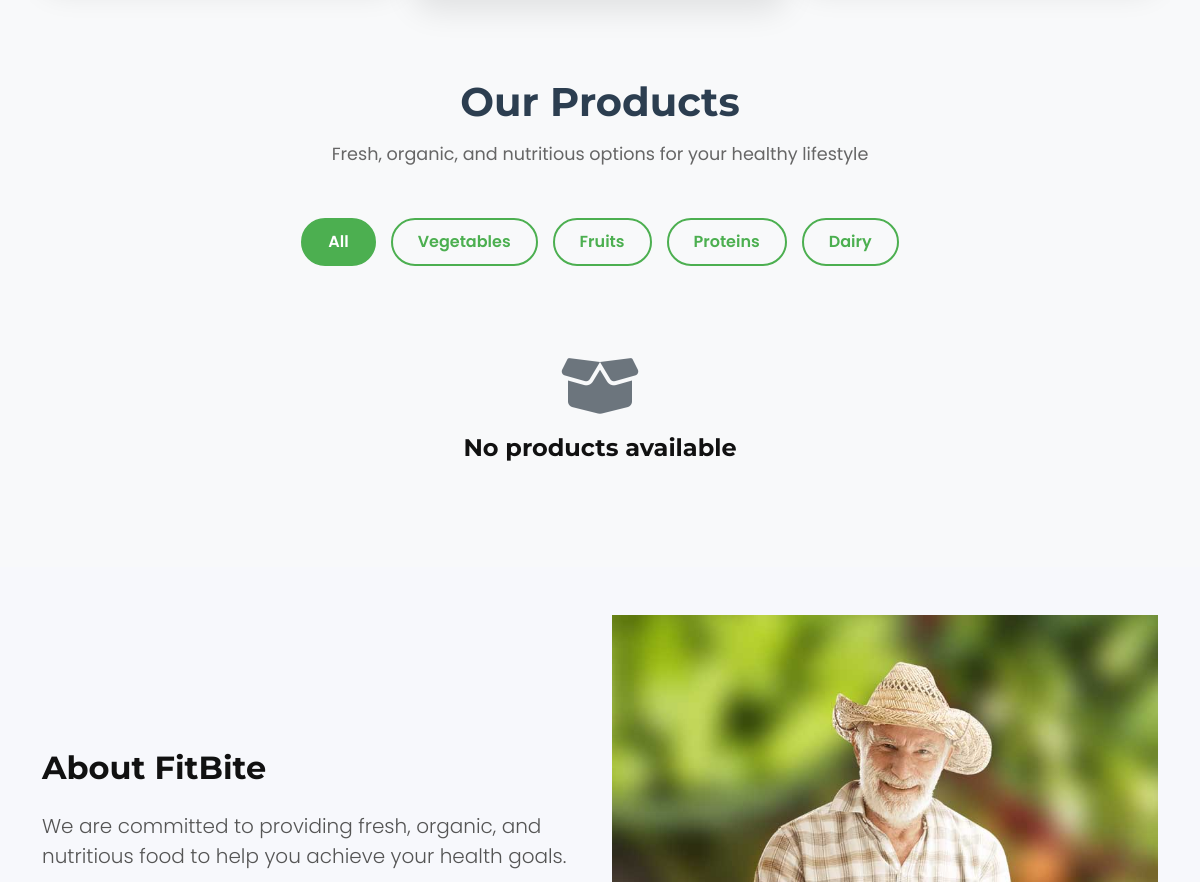
The app's page / (middle part), older data.
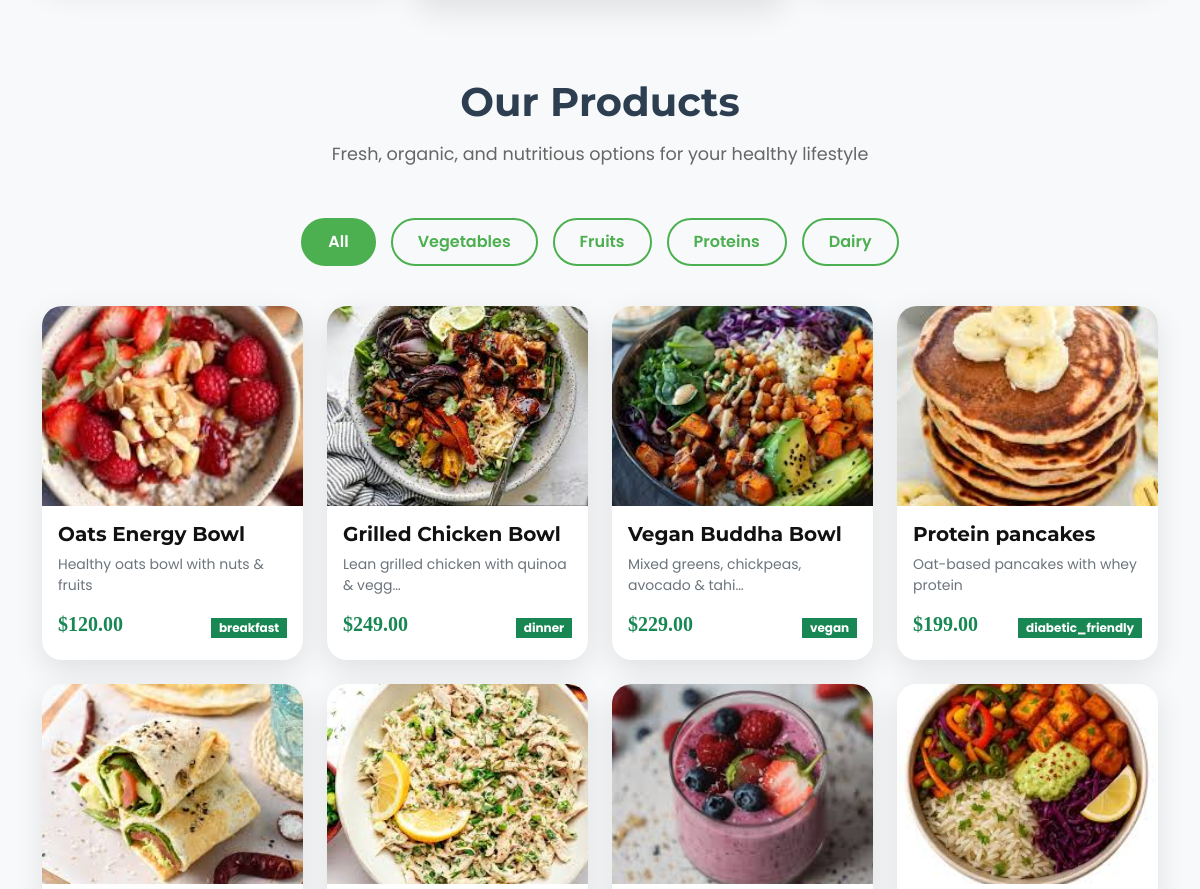
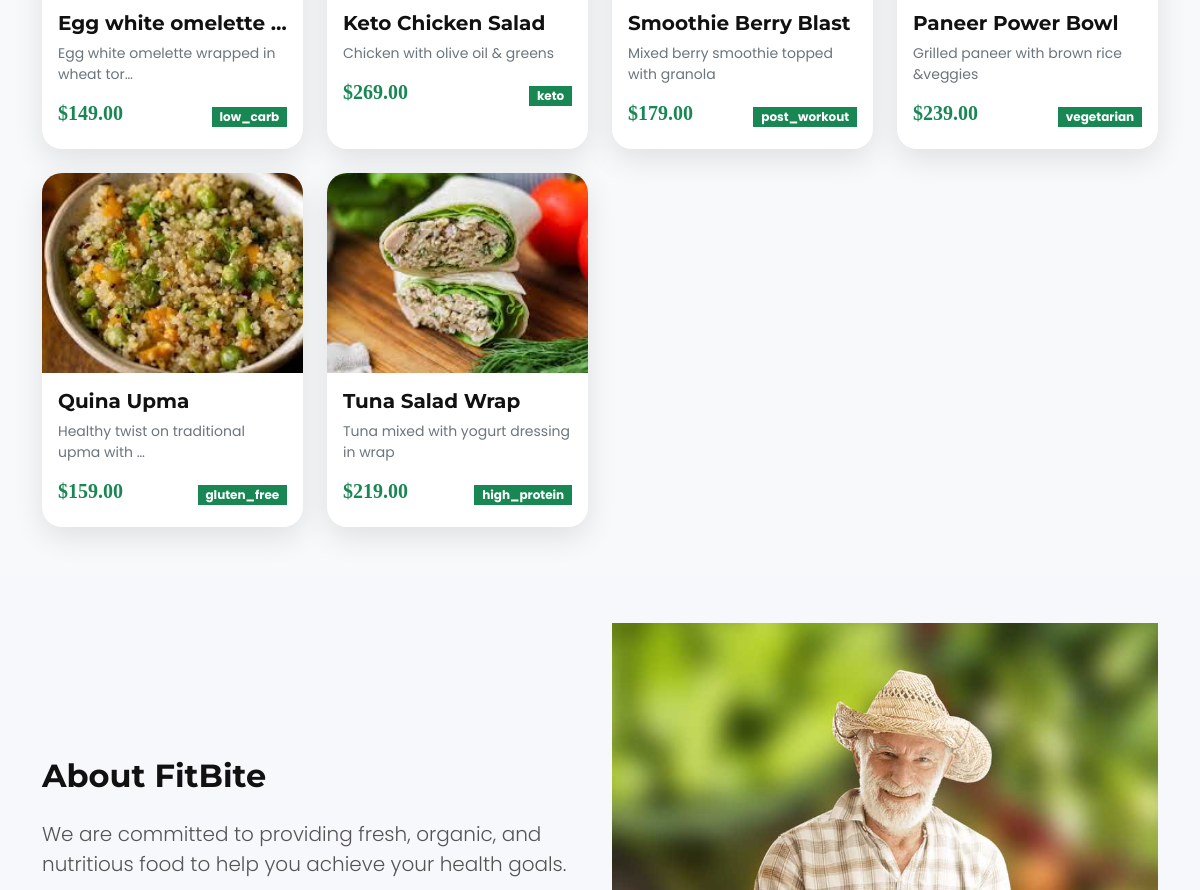
The same page, newer data (2 pictures, top to bottom).
### FitBite_App/models.py (models this page shows, shortened)
class products(models.Model):
    seller = models.ForeignKey(Seller,on_delete=models.CASCADE)
    product_name = models.CharField(max_length=150)
    description = models.TextField()
    image = models.ImageField(upload_to='product_images/',null=True,blank=True)
    category = models.CharField(max_length=200)
    calories = models.PositiveIntegerField(null=True)
    protein = models.FloatField(null=True, blank=True)
    carbs = models.FloatField(null=True, blank=True)
    fat = models.FloatField(null=True, blank=True)
    fiber= models.FloatField(null=True, blank=True)
    price = models.DecimalField(max_digits=8,decimal_places=2)
    stock_quantity = models.PositiveIntegerField()
    weight = models.FloatField(null=True, blank=True)

### FitBite_App/views.py (the view)
# urls.py: path('',index),
def index(request):
    all_products = products.objects.all()
    vegetables = products.objects.filter(category__icontains='vegetable')
    fruits = products.objects.filter(category__icontains='fruit')
    proteins = products.objects.filter(category__icontains='protein')
    recent_feedbacks = Feedbacks.objects.select_related('user', 'product').order_by('-submitted_at')[:6]
    context = {
        'products': all_products,
        'vegetables': vegetables,
        'fruits': fruits,
        'proteins': proteins,
        'feedbacks': recent_feedbacks,
    }
    return render(request, 'home.html', context)

### template/home.html (shortened to what this page needs)
<!DOCTYPE html>
<html lang="en">
{% load static %}
<head>
    <link href="https://cdnjs.cloudflare.com/ajax/libs/font-awesome/6.4.0/css/all.min.css" rel="stylesheet">
    <link href="https://cdn.jsdelivr.net/npm/bootstrap-icons@1.4.1/font/bootstrap-icons.css" rel="stylesheet">
    <link href="{% static 'lib/animate/animate.min.css' %}" rel="stylesheet">
    <link href="{% static 'lib/owlcarousel/assets/owl.carousel.min.css' %}" rel="stylesheet">
    <link href="https://unpkg.com/aos@2.3.1/dist/aos.css" rel="stylesheet">
    <link href="{% static 'css/bootstrap.min.css' %}" rel="stylesheet">
    <link href="{% static 'css/style.css' %}" rel="stylesheet">
</head>
<body>
    <section id="plans" class="container py-5">
    </section>
    <section id="products" class="container py-5">
        <div class="section-title">
            <h2>Our Products</h2>
            <p>Fresh, organic, and nutritious options for your healthy lifestyle</p>
        </div>
        <div class="category-filters">
            <button class="filter-btn active" onclick="filterProducts('all')">All</button>
            <button class="filter-btn" onclick="filterProducts('vegetable')">Vegetables</button>
            <button class="filter-btn" onclick="filterProducts('fruit')">Fruits</button>
            <button class="filter-btn" onclick="filterProducts('protein')">Proteins</button>
            <button class="filter-btn" onclick="filterProducts('dairy')">Dairy</button>
        </div>
        <div class="row g-4" id="productsGrid">
            {% if products %}
                {% for product in products %}
                <div class="col-lg-3 col-md-4 col-sm-6 product-item" data-category="{{ product.category|lower }}">
                    <div class="product-card">
                        <div class="product-image">
                        </div>
                        <div class="card-body p-3">
                            <h5 class="card-title">{{ product.product_name|truncatechars:20 }}</h5>
                            <p class="text-muted small">{{ product.description|truncatechars:40 }}</p>
                            <div class="d-flex justify-content-between align-items-center">
                                <span class="h5 text-success">${{ product.price }}</span>
                                <span class="badge bg-success">{{ product.category }}</span>
                            </div>
                        </div>
                    </div>
                </div>
                {% endfor %}
            {% else %}
                <div class="col-12 text-center py-5">
                    <i class="fas fa-box-open fa-4x text-muted mb-3"></i>
                    <h4>No products available</h4>
                </div>
            {% endif %}
        </div>
    </section>
    <section id="about" class="bg-light py-5">
        <div class="container">
            <div class="row align-items-center">
                <div class="col-lg-6">
                    <h2 class="mb-4">About FitBite</h2>
                    <p class="lead">We are committed to providing fresh, organic, and nutritious food to help you achieve your health goals.</p>
                </div>
                <div class="col-lg-6">
                    <img src="{% static 'img/about.jpg' %}" alt="About FitBite" class="img-fluid rounded-3">
                </div>
            </div>
        </div>
    </section>
</body>
</html>

Row changes from the older to the newer data that the page shows:
added products: product_name "Oats Energy Bowl", description "Healthy oats bowl with nuts & fruits", price "120.00", category "breakfast"
added products: product_name "Grilled Chicken Bowl", description "Lean grilled chicken with quinoa & vegg…", price "249.00", category "dinner"
added products: product_name "Vegan Buddha Bowl", description "Mixed greens, chickpeas, avocado & tahi…", price "229.00", category "vegan"
added products: product_name "Protein pancakes", description "Oat-based pancakes with whey protein", price "199.00", category "diabetic_friendly"
added products: product_name "Egg white omelette …", description "Egg white omelette wrapped in wheat tor…", price "149.00", category "low_carb"
added products: product_name "Keto Chicken Salad", description "Chicken with olive oil & greens", price "269.00", category "keto"
added products: product_name "Smoothie Berry Blast", description "Mixed berry smoothie topped with granola", price "179.00", category "post_workout"
added products: product_name "Paneer Power Bowl", description "Grilled paneer with brown rice &veggies", price "239.00", category "vegetarian"
added products: product_name "Quina Upma", description "Healthy twist on traditional upma with …", price "159.00", category "gluten_free"
added products: product_name "Tuna Salad Wrap", description "Tuna mixed with yogurt dressing in wrap", price "219.00", category "high_protein"
Text that changed along with them:
text no longer shown: "No products available"
